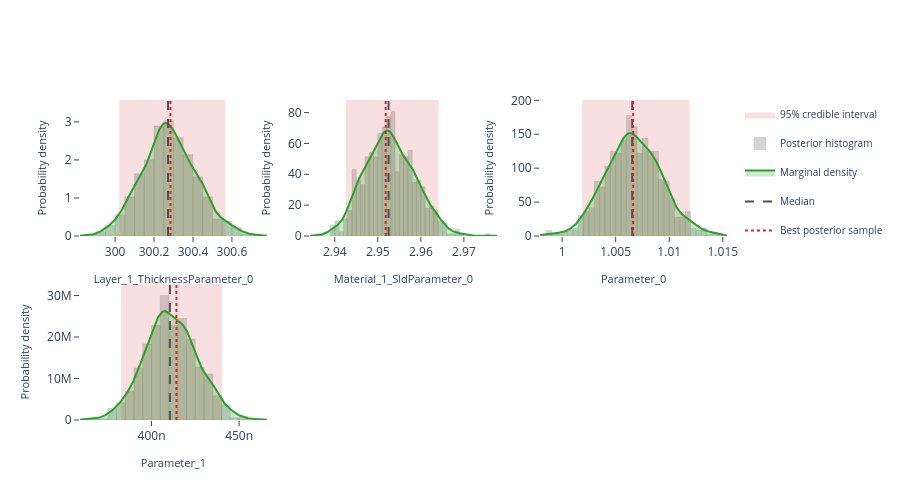

Notebook code cell kept with this figure:
### Markdown cell above
## Interactive posterior plots

The next three cells render the same Plotly figures that are shown on the
Bayesian Posterior tab of the EasyReflectometryApp:

* **Marginals** — per-parameter distribution: histogram + smooth KDE marginal,
  shaded 95% credible interval, and median / best-sample lines
  (`plot_distribution` or `posterior.distribution()`)
* **Corner plot** — pairwise marginals + 2-D contours + scatter (`plot_corner`)
* **Traces** — per-chain trace + marginal histogram (`plot_trace`)

The standalone helpers are called with ``return_figure=True`` so they return a
Plotly ``Figure`` that we render in the notebook with ``fig.show()``; the
``PosteriorResults`` methods return the figure directly.

### Code cell
# ---- Marginal posterior distributions ---------------------------------------
# One panel per free parameter, each overlaying the posterior histogram, a
# smooth Gaussian-KDE marginal, the shaded 95% credible interval, and the
# median / best-sample reference lines.  Mirrors the "Marginals" sub-tab in
# the EasyReflectometryApp.

# The PosteriorResults method passes ``logp`` through automatically so the
# best posterior sample (MAP) line is drawn:
fig = posterior.distribution()
fig.show()

# Standalone equivalent (pass ``logp`` to get the best-sample line):
# fig = plot_distribution(
#     posterior.draws,
#     posterior.param_names,
#     logp=posterior.logp,
#     return_figure=True,
# )
# fig.show()

### Figure 1 — Plotly figure (JSON) as saved in the notebook; plotly's stock layout.template omitted (floating-point values rounded to 4 significant figures; data arrays with more than 128 entries replaced by an {"elided": "..."} marker saying what was removed)
{"data": [{"fill": "toself", "fillcolor": "rgba(214, 39, 40, 0.14)", "hoverinfo": "skip", "legendgroup": "95% credible interval", "line": {"color": "rgba(214, 39, 40, 0.14)", "width": 0}, "mode": "lines", "name": "95% credible interval", "showlegend": true, "type": "scatter", "x": [300.0, 300.6, 300.6, 300.0, 300.0], "xaxis": "x", "y": [0.0, 0.0, 3.575, 3.575, 0.0], "yaxis": "y"}, {"histnorm": "probability density", "hovertemplate": "sample=%{x:.4f}<br>density: %{y:.2f}<extra></extra>", "legendgroup": "histogram", "marker": {"color": "rgba(120, 120, 120, 0.38)", "line": {"color": "rgba(120, 120, 120, 0.24)", "width": 1}}, "name": "Posterior histogram", "nbinsx": 40, "opacity": 0.82, "showlegend": true, "type": "histogram", "x": {"elided": "720 float values"}, "xaxis": "x", "yaxis": "y"}, {"fill": "tozeroy", "fillcolor": "rgba(44, 160, 44, 0.22)", "hovertemplate": "Layer_1_ThicknessParameter_0: %{x:.4f}<br>density: %{y:.4f}<extra></extra>", "legendgroup": "marginal", "line": {"color": "rgb(44, 160, 44)", "width": 2}, "mode": "lines", "name": "Marginal density", "showlegend": true, "type": "scatter", "x": {"elided": "256 float values"}, "xaxis": "x", "y": {"elided": "256 float values"}, "yaxis": "y"}, {"hovertemplate": "Median: %{x:.4f}<extra></extra>", "legendgroup": "Median", "line": {"color": "rgb(80, 80, 80)", "dash": "dash", "width": 2}, "mode": "lines", "name": "Median", "showlegend": true, "type": "scatter", "x": [300.3, 300.3], "xaxis": "x", "y": [0.0, 3.575], "yaxis": "y"}, {"hovertemplate": "Best posterior sample: %{x:.4f}<extra></extra>", "legendgroup": "Best posterior sample", "line": {"color": "rgb(214, 39, 40)", "dash": "dot", "width": 2}, "mode": "lines", "name": "Best posterior sample", "showlegend": true, "type": "scatter", "x": [300.3, 300.3], "xaxis": "x", "y": [0.0, 3.575], "yaxis": "y"}, {"fill": "toself", "fillcolor": "rgba(214, 39, 40, 0.14)", "hoverinfo": "skip", "legendgroup": "95% credible interval", "line": {"color": "rgba(214, 39, 40, 0.14)", "width": 0}, "mode": "lines", "name": "95% credible interval", "showlegend": false, "type": "scatter", "x": [2.943, 2.964, 2.964, 2.943, 2.943], "xaxis": "x2", "y": [0.0, 0.0, 88.16, 88.16, 0.0], "yaxis": "y2"}, {"histnorm": "probability density", "hovertemplate": "sample=%{x:.4f}<br>density: %{y:.2f}<extra></extra>", "legendgroup": "histogram", "marker": {"color": "rgba(120, 120, 120, 0.38)", "line": {"color": "rgba(120, 120, 120, 0.24)", "width": 1}}, "name": "Posterior histogram", "nbinsx": 40, "opacity": 0.82, "showlegend": false, "type": "histogram", "x": {"elided": "720 float values"}, "xaxis": "x2", "yaxis": "y2"}, {"fill": "tozeroy", "fillcolor": "rgba(44, 160, 44, 0.22)", "hovertemplate": "Material_1_SldParameter_0: %{x:.4f}<br>density: %{y:.4f}<extra></extra>", "legendgroup": "marginal", "line": {"color": "rgb(44, 160, 44)", "width": 2}, "mode": "lines", "name": "Marginal density", "showlegend": false, "type": "scatter", "x": {"elided": "256 float values"}, "xaxis": "x2", "y": {"elided": "256 float values"}, "yaxis": "y2"}, {"hovertemplate": "Median: %{x:.4f}<extra></extra>", "legendgroup": "Median", "line": {"color": "rgb(80, 80, 80)", "dash": "dash", "width": 2}, "mode": "lines", "name": "Median", "showlegend": false, "type": "scatter", "x": [2.952, 2.952], "xaxis": "x2", "y": [0.0, 88.16], "yaxis": "y2"}, {"hovertemplate": "Best posterior sample: %{x:.4f}<extra></extra>", "legendgroup": "Best posterior sample", "line": {"color": "rgb(214, 39, 40)", "dash": "dot", "width": 2}, "mode": "lines", "name": "Best posterior sample", "showlegend": false, "type": "scatter", "x": [2.952, 2.952], "xaxis": "x2", "y": [0.0, 88.16], "yaxis": "y2"}, {"fill": "toself", "fillcolor": "rgba(214, 39, 40, 0.14)", "hoverinfo": "skip", "legendgroup": "95% credible interval", "line": {"color": "rgba(214, 39, 40, 0.14)", "width": 0}, "mode": "lines", "name": "95% credible interval", "showlegend": false, "type": "scatter", "x": [1.002, 1.012, 1.012, 1.002, 1.002], "xaxis": "x3", "y": [0.0, 0.0, 200.5, 200.5, 0.0], "yaxis": "y3"}, {"histnorm": "probability density", "hovertemplate": "sample=%{x:.4f}<br>density: %{y:.2f}<extra></extra>", "legendgroup": "histogram", "marker": {"color": "rgba(120, 120, 120, 0.38)", "line": {"color": "rgba(120, 120, 120, 0.24)", "width": 1}}, "name": "Posterior histogram", "nbinsx": 40, "opacity": 0.82, "showlegend": false, "type": "histogram", "x": {"elided": "720 float values"}, "xaxis": "x3", "yaxis": "y3"}, {"fill": "tozeroy", "fillcolor": "rgba(44, 160, 44, 0.22)", "hovertemplate": "Parameter_0: %{x:.4f}<br>density: %{y:.4f}<extra></extra>", "legendgroup": "marginal", "line": {"color": "rgb(44, 160, 44)", "width": 2}, "mode": "lines", "name": "Marginal density", "showlegend": false, "type": "scatter", "x": {"elided": "256 float values"}, "xaxis": "x3", "y": {"elided": "256 float values"}, "yaxis": "y3"}, {"hovertemplate": "Median: %{x:.4f}<extra></extra>", "legendgroup": "Median", "line": {"color": "rgb(80, 80, 80)", "dash": "dash", "width": 2}, "mode": "lines", "name": "Median", "showlegend": false, "type": "scatter", "x": [1.007, 1.007], "xaxis": "x3", "y": [0.0, 200.5], "yaxis": "y3"}, {"hovertemplate": "Best posterior sample: %{x:.4f}<extra></extra>", "legendgroup": "Best posterior sample", "line": {"color": "rgb(214, 39, 40)", "dash": "dot", "width": 2}, "mode": "lines", "name": "Best posterior sample", "showlegend": false, "type": "scatter", "x": [1.007, 1.007], "xaxis": "x3", "y": [0.0, 200.5], "yaxis": "y3"}, {"fill": "toself", "fillcolor": "rgba(214, 39, 40, 0.14)", "hoverinfo": "skip", "legendgroup": "95% credible interval", "line": {"color": "rgba(214, 39, 40, 0.14)", "width": 0}, "mode": "lines", "name": "95% credible interval", "showlegend": false, "type": "scatter", "x": [3.827e-07, 4.404e-07, 4.404e-07, 3.827e-07, 3.827e-07], "xaxis": "x4", "y": [0.0, 0.0, 32780000.0, 32780000.0, 0.0], "yaxis": "y4"}, {"histnorm": "probability density", "hovertemplate": "sample=%{x:.4f}<br>density: %{y:.2f}<extra></extra>", "legendgroup": "histogram", "marker": {"color": "rgba(120, 120, 120, 0.38)", "line": {"color": "rgba(120, 120, 120, 0.24)", "width": 1}}, "name": "Posterior histogram", "nbinsx": 40, "opacity": 0.82, "showlegend": false, "type": "histogram", "x": {"elided": "720 float values"}, "xaxis": "x4", "yaxis": "y4"}, {"fill": "tozeroy", "fillcolor": "rgba(44, 160, 44, 0.22)", "hovertemplate": "Parameter_1: %{x:.4f}<br>density: %{y:.4f}<extra></extra>", "legendgroup": "marginal", "line": {"color": "rgb(44, 160, 44)", "width": 2}, "mode": "lines", "name": "Marginal density", "showlegend": false, "type": "scatter", "x": {"elided": "256 float values"}, "xaxis": "x4", "y": {"elided": "256 float values"}, "yaxis": "y4"}, {"hovertemplate": "Median: %{x:.4f}<extra></extra>", "legendgroup": "Median", "line": {"color": "rgb(80, 80, 80)", "dash": "dash", "width": 2}, "mode": "lines", "name": "Median", "showlegend": false, "type": "scatter", "x": [4.105e-07, 4.105e-07], "xaxis": "x4", "y": [0.0, 32780000.0], "yaxis": "y4"}, {"hovertemplate": "Best posterior sample: %{x:.4f}<extra></extra>", "legendgroup": "Best posterior sample", "line": {"color": "rgb(214, 39, 40)", "dash": "dot", "width": 2}, "mode": "lines", "name": "Best posterior sample", "showlegend": false, "type": "scatter", "x": [4.142e-07, 4.142e-07], "xaxis": "x4", "y": [0.0, 32780000.0], "yaxis": "y4"}], "layout": {"barmode": "overlay", "height": 500, "legend": {"font": {"size": 10}}, "plot_bgcolor": "white", "showlegend": true, "xaxis": {"anchor": "y", "domain": [0.0, 0.2889], "range": [299.8, 300.8], "showgrid": false, "ticks": "outside", "title": {"font": {"size": 11}, "text": "Layer_1_ThicknessParameter_0"}, "zeroline": false}, "xaxis2": {"anchor": "y2", "domain": [0.3556, 0.6444], "range": [2.934, 2.978], "showgrid": false, "ticks": "outside", "title": {"font": {"size": 11}, "text": "Material_1_SldParameter_0"}, "zeroline": false}, "xaxis3": {"anchor": "y3", "domain": [0.7111, 1.0], "range": [0.9979, 1.015], "showgrid": false, "ticks": "outside", "title": {"font": {"size": 11}, "text": "Parameter_0"}, "zeroline": false}, "xaxis4": {"anchor": "y4", "domain": [0.0, 0.2889], "range": [3.592e-07, 4.659e-07], "showgrid": false, "ticks": "outside", "title": {"font": {"size": 11}, "text": "Parameter_1"}, "zeroline": false}, "xaxis5": {"anchor": "y5", "domain": [0.3556, 0.6444], "showgrid": false, "ticks": "outside", "zeroline": false}, "xaxis6": {"anchor": "y6", "domain": [0.7111, 1.0], "showgrid": false, "ticks": "outside", "zeroline": false}, "yaxis": {"anchor": "x", "domain": [0.575, 1.0], "range": [0.0, 3.575], "showgrid": false, "ticks": "outside", "title": {"font": {"size": 11}, "text": "Probability density"}, "zeroline": false}, "yaxis2": {"anchor": "x2", "domain": [0.575, 1.0], "range": [0.0, 88.16], "showgrid": false, "ticks": "outside", "title": {"font": {"size": 11}, "text": "Probability density"}, "zeroline": false}, "yaxis3": {"anchor": "x3", "domain": [0.575, 1.0], "range": [0.0, 200.5], "showgrid": false, "ticks": "outside", "title": {"font": {"size": 11}, "text": "Probability density"}, "zeroline": false}, "yaxis4": {"anchor": "x4", "domain": [0.0, 0.425], "range": [0.0, 32780000.0], "showgrid": false, "ticks": "outside", "title": {"font": {"size": 11}, "text": "Probability density"}, "zeroline": false}, "yaxis5": {"anchor": "x5", "domain": [0.0, 0.425], "showgrid": false, "ticks": "outside", "zeroline": false}, "yaxis6": {"anchor": "x6", "domain": [0.0, 0.425], "showgrid": false, "ticks": "outside", "zeroline": false}}}
